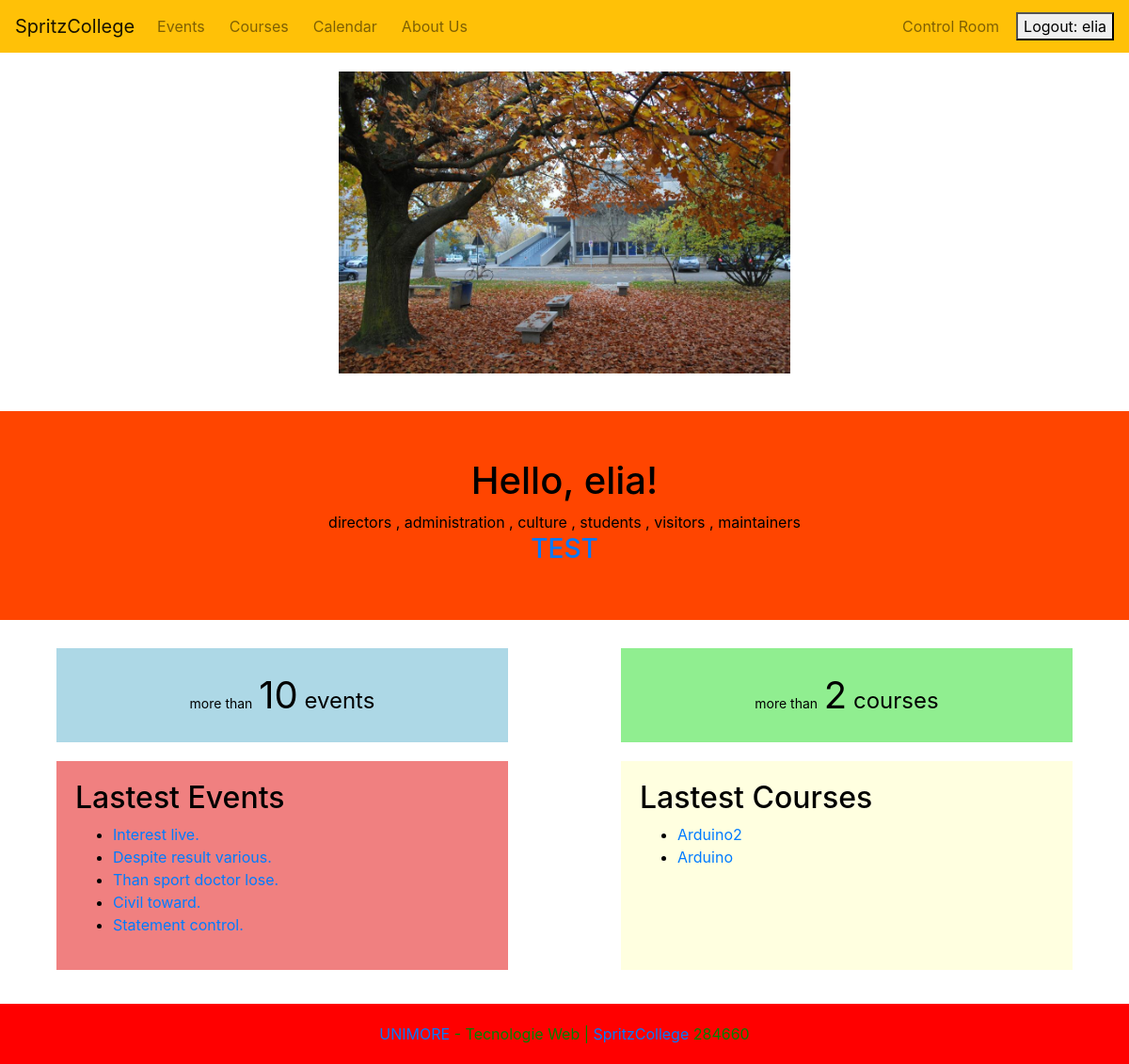
The page / (signed in) on the database as committed earlier.
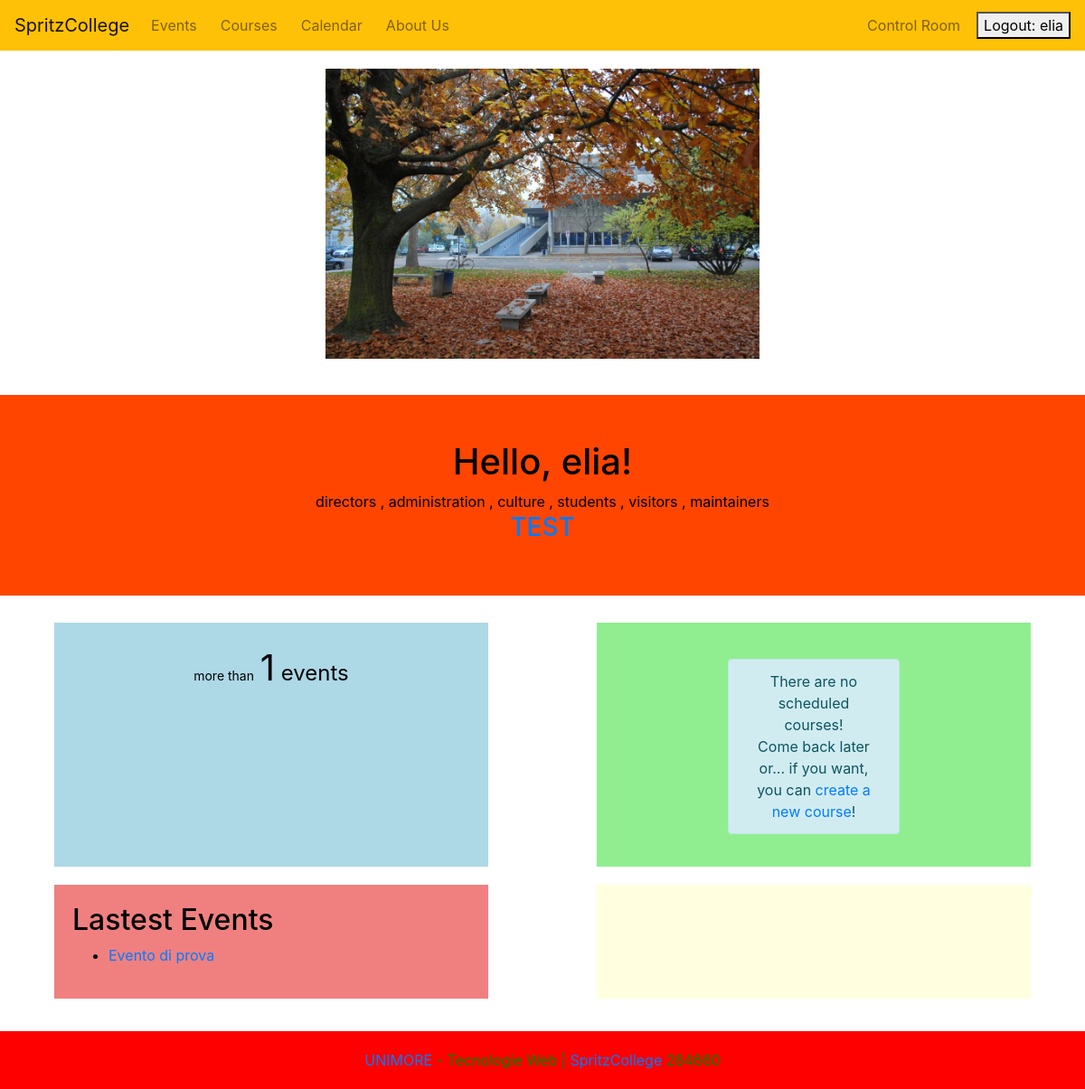
The same page on the database as committed later.
### Activities/models.py (models this page shows, shortened)
class Event(models.Model):
    ACTIVE = 'active'
    CANCELLED = 'cancelled'
    COMPLETED = 'completed'
    STATUS_CHOICES = [
        (ACTIVE, 'Active'),
        (CANCELLED, 'Cancelled'),
        (COMPLETED, 'Completed'),
    ]
    name = models.CharField(max_length=100)
    description = models.TextField(max_length=250)
    date = models.DateTimeField(default=default_event_time)
    duration = models.DurationField(default=timedelta(hours=1))
    price = models.DecimalField(
        max_digits=10, decimal_places=2, null=True, blank=True, default=Decimal('0.00'))
    max_capacity = models.PositiveIntegerField(default=100)
    place = models.CharField(max_length=100, default="conference room")
    status = models.CharField(
        max_length=20, choices=STATUS_CHOICES, default=ACTIVE)
    class Meta:
        ordering = ['date']

class Course(models.Model):
    CATEGORY_CHOICES = [
        ('ANY', 'uncategorized'),
        ('TCH', 'tech course'),
        ('LTR', 'literature course'),
        ('LAN', 'language course'),
        ('HND', 'craftsman course'),
        ('ART', 'art course'),
    ]
    name = models.CharField(max_length=100)
    description = models.TextField(max_length=250)
    start_date = models.DateField()
    end_date = models.DateField()
    recurrence_day = models.CharField(max_length=20)
    time = models.TimeField()
    image = models.ImageField(
        upload_to=course_image_path, default='Courses/default.jpg')
    category = models.CharField(
        max_length=50, choices=CATEGORY_CHOICES, default='ANY')

### SpritzCollege/views.py (the view)
# urls.py: re_path(r"^$|^\/$|^home\/$", go_home, name="home"),
def go_home (request):
    today = date.today()
    latest_courses = Course.objects.filter(end_date__gte=today).order_by('-end_date')[:5]
    ctx = {"title":"Home", "events_list": Event.objects.all(), "courses_list": Course.objects.all(), "latest_events": Event.objects.order_by('date')[:5], "latest_courses": latest_courses}
    return render(request, template_name="index.html", context=ctx)

### Profiles/templatetags/filter.py (called while the page is built)
@register.filter(name='has_group')
def has_group(user, group_name):
    if user.is_superuser:
        return True
    group = Group.objects.get(name=group_name)
    return True if group in user.groups.all() else False

### templates/index.html (shortened to what this page needs)
{% extends 'base.html' %}
{% load filter %}
{% block content %}
{% load static %}
<div style="display: flex; justify-content: center; padding: 20px 0;">
    <img src="{% static 'home1.jpeg' %}" alt="iH_homepage" style="width: 40%; height: auto;">
</div>
<div style="margin-top: 20px; background-color: orangered; padding: 50px; margin-bottom: 30px;;">
    <center>
        {% if user.is_authenticated %}
        <h1>Hello, {{ user.username }}!</h1>
        {% if request.user.is_superuser %}
        <h3>Welcome back, superman! <a href="/admin"> war room?</a></h3>
        {% else %}
        {% if request.user.groups.exists %}
        {% for group in request.user.groups.all %}
        {% if not forloop.first %}, {% endif %}
        {{ group.name }}
        {% endfor %}
        {% else %}
        <p>No groups detected</p>
        {% endif %}
        {% endif %}
        {% else %}
        <h1>Welcome at SpritzCollege!</h1>
        <h3> <a href="{% url 'about_us' %}">Read about us</a>, otherwise watch our program!</h3>
        {% endif %}
        <h3> <a href="{% url 'about_us' %}">TEST</a></h3>
    </center>
</div>
<div style=" top: 50%; left:50%; bottom: 50;">
    <div style="display: flex; justify-content: space-around;">
        <div style="width: 40%; background-color: lightblue; padding: 20px;">
            {% if events_list.count > 0 %}
            <div style="font-size: 24px; text-align: center;">
                <span style="font-size: 14px;">more than</span>
                <span style="font-size: 40px;">{{ events_list.count }}</span>
                <span style="font-size: 24px;">events</span>
            </div>
            {% endif %}
        </div>
        <div style="width: 40%; background-color: lightgreen; padding: 20px;">
            {% if courses_list.count > 0 %}
            <div style="font-size: 24px; text-align: center;">
                <span style="font-size: 14px;">more than</span>
                <span style="font-size: 40px;">{{ courses_list.count }}</span>
                <span style="font-size: 24px;">courses</span>
            </div>
            {% else %}
            {% if request.user|has_group:"culture" %}
            <div class="col-md-6" style="margin: 20px auto 0;">
                <div class="alert alert-info" role="alert" style="align-items: center; text-align: center;">
                    There are no scheduled courses! <br> Come back later or... if you want, you can <a
                        href="{% url 'new_course' %}">create a new course</a>!
                </div>
            </div>
            {% endif %}
            {% endif %}
        </div>
    </div>
</div>
<div style="display: flex; justify-content: space-around; margin-top: 20px;">
    <div style="width: 40%; background-color: lightcoral; padding: 20px;">
        {% if latest_events.count > 0 %}
        <h2>Lastest Events</h2>
        <ul>
            {% for event in latest_events %}
            <li>
                <a href="{% url 'event_detail' event.id %}">{{ event.name }}</a>
            </li>
            {% endfor %}
            {% endif %}
        </ul>
    </div>
    <div style="width: 40%; background-color: lightyellow; padding: 20px;">
        {% if latest_courses.count > 0 %}
        <h2>Lastest Courses</h2>
        <ul>
            {% for course in latest_courses %}
            <li>
                <a href="{% url 'course_detail' course.id %}">{{ course.name }}</a>
            </li>
            {% endfor %}
            {% endif %}
        </ul>
    </div>
</div>
{% endblock %}

### templates/base.html (shortened to what this page needs)
{% load static %}
<!DOCTYPE html>
<html lang="it">
<head>
  <link rel="stylesheet" href="https://cdn.jsdelivr.net/npm/bootstrap@4.6.1/dist/css/bootstrap.min.css">
  <link rel="stylesheet" href="https://cdnjs.cloudflare.com/ajax/libs/font-awesome/5.15.1/css/all.min.css">
</head>
<body>
  <header class="top-bar">
    <nav class="navbar navbar-expand-lg navbar-light bg-warning text-white">
      <a class="navbar-brand" href="{% url 'home' %}">SpritzCollege</a>
      <div class="collapse navbar-collapse" id="navbarSupportedContent">
        <ul class="navbar-nav mr-auto">
          <li class="nav-item">
            <a class="nav-link" href="{% url 'list_events' %}">Events</a>
          </li>
          <li class="nav-item">
            <a class="nav-link" href="{% url 'list_courses' %}">Courses</a>
          </li>
          <li class="nav-item">
            <a class="nav-link" href="{% url 'calendar_view' %}">Calendar</a>
          </li>
          <li class="nav-item">
            <a class="nav-link" href="{% url 'about_us' %}">About Us</a>
          </li>
        </ul>
        {% if request.user.is_authenticated %}
        <ul class="navbar-nav ml-auto">
          <li class="nav-item">
            <a class="nav-link" href="{% url 'my_messages' %}">Control Room</a>
          </li>
      </div>
      {% endif %}
      {% if user.is_authenticated %}
      <form method="post" action="{% url 'logout' %}">
        <button type="submit">Logout: {{user.username}}</button>
      </form>
      {% else %}
      <a style="padding-right: 10px; font-style: italic;" href="{% url 'register' %}">submit</a>
        <form method="post" action="{% url 'login' %}">
          {% csrf_token %}
          <button type="submit">Sign in</button>
        </form>
      {% endif %}
    </nav>
  </header>
  <main>
    {% block content %}
    {% endblock %}
  </main>
  <footer class="bottom-bar">
    <div class="text-center">
      <a href="https://www.unimore.it/it">UNIMORE</a> - Tecnologie Web | <a href="{% url 'home' %}">SpritzCollege</a>
    </div>
  </footer>
</body>
</html>

### templates/base.html (style rules this page uses)
body { margin-bottom: 100px; background-color: white; color: black; height: 100%; }
.navbar-nav { display: flex; align-items: center; }
.nav-item { margin-right: 10px; }
.bottom-bar { position: fixed; bottom: 0; width: 100%; display: flex; align-items: center; justify-content: center; background-color: red; padding: 20px 0; color: green; }
.alert { opacity: 1; transition: opacity 0.5s ease-in-out; }

Rows that differ between the two databases and show on the page:
removed Event: name "Interest live."
removed Event: name "Despite result various."
removed Event: name "Than sport doctor lose."
removed Event: name "Civil toward."
removed Event: name "Statement control."
removed Course: name "Arduino2"
removed Course: name "Arduino"
added Event: name "Evento di prova"
Other text that changed with them:
{{ events_list.count }}: "10" → "1"
{{ courses_list.count }}: "2" → (not shown)
text no longer shown: "more than courses Lastest Courses"
text now shown: "There are no scheduled courses! Come back later or... if you want, you can create a new course !"
